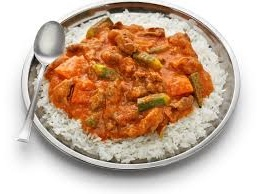
#> input picture test/mafen_Flipped.jpeg, 259 x 194 px
$ python -i histogram.py   (imports and definitions only)
#> lines starting #> are read from the running program, lines starting #| are printed output that depends on the picture
import cv2 as cv
import matplotlib.pyplot as plt

def get_histogram(img_bgr):
    img_hsv = cv.cvtColor(img_bgr, cv.COLOR_BGR2HSV)
    img_lab = cv.cvtColor(img_bgr, cv.COLOR_BGR2LAB)

    channels_data = [
        {"label": "red", "display_color": "red", "pixels": img_bgr[:, :, 2]},
        {"label": "green", "display_color": "green", "pixels": img_bgr[:, :, 1]},
        {"label": "blue", "display_color": "blue", "pixels": img_bgr[:, :, 0]},
        {"label": "lightness", "display_color": "darkgray", "pixels": img_lab[:, :, 0]},
        {"label": "green-magenta", "display_color": "pink", "pixels": img_lab[:, :, 1]},
        {"label": "blue-yellow", "display_color": "yellow", "pixels": img_lab[:, :, 2]},
        {"label": "hue", "display_color": "purple", "pixels": img_hsv[:, :, 0]},
        {"label": "saturation", "display_color": "cyan", "pixels": img_hsv[:, :, 1]},
        {"label": "value", "display_color": "orange", "pixels": img_hsv[:, :, 2]},
    ]

    plt.figure(figsize=(8, 6))
    plt.style.use('seaborn-v0_8-darkgrid')
    plt.title("Color Channel Histogram", fontsize=16, fontweight='bold')
    plt.xlabel("Pixel Intensity", fontsize=14)
    plt.ylabel("Proportion of pixels (%)", fontsize=14)
    # plt.xlim([0, 256])
    plt.grid(True, alpha=1)

    for channel in channels_data:

        hist = cv.calcHist(
            images=[channel['pixels']],
            channels=[0],
            mask=None,
            histSize=[256],
            ranges=[0, 256],
        )

        hist = (hist / hist.sum()) * 100
        plt.plot(hist, color=channel['display_color'], label=channel['label'])

    plt.legend(title="Color Channel", loc="upper right")

    return plt

>>> import cv2
>>> picture = cv2.imread('../../test/mafen_Flipped.jpeg')
#> picture is the input picture: shape (194, 259, 3); mean B, G, R 154.6, 175.3, 203
>>> result = get_histogram(picture)
#> in get_histogram, `img_hsv = cv.cvtColor(img_bgr, cv.COLOR_BGR2HSV)`: img_hsv: shape (194, 259, 3); mean H, S, V 15.4, 70.8, 203.1
#> in get_histogram, `img_lab = cv.cvtColor(img_bgr, cv.COLOR_BGR2LAB)`: img_lab: shape (194, 259, 3); mean of channels 0, 1, 2 187.5, 137.3, 143.8
#> the loop in get_histogram, `for channel in channels_data: ` made 9 passes
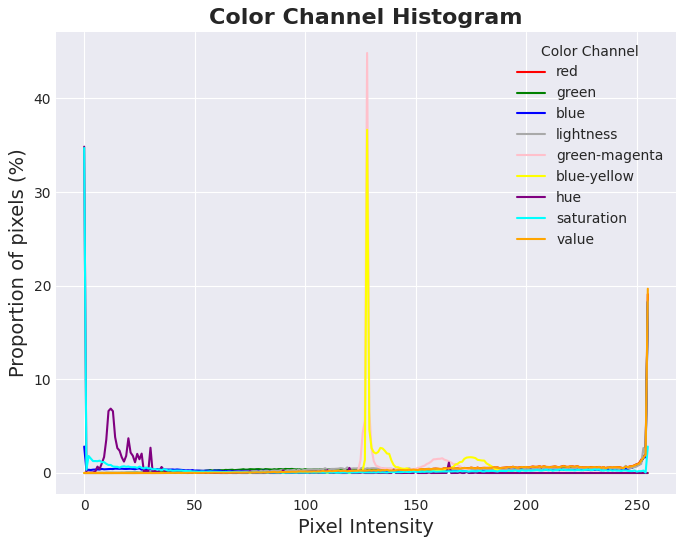
#> figure drawn by matplotlib, 1 panel; curve peaks at x = 255, y = 19.1; curve peaks at x = 255, y = 18.27; curve peaks at x = 255, y = 18.29

$ run again, on test/mafen_Gaussian.jpeg
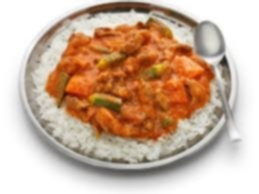
#> input picture test/mafen_Gaussian.jpeg, 259 x 194 px
#> picture is the input picture: shape (194, 259, 3); mean B, G, R 154.3, 175.3, 203
#> img_hsv: shape (194, 259, 3); mean H, S, V 14.2, 70, 203.1
#> img_lab: shape (194, 259, 3); mean of channels 0, 1, 2 187.7, 137.3, 144
#> the loop in get_histogram, `for channel in channels_data: ` made 9 passes
#> `result = get_histogram(picture)`:
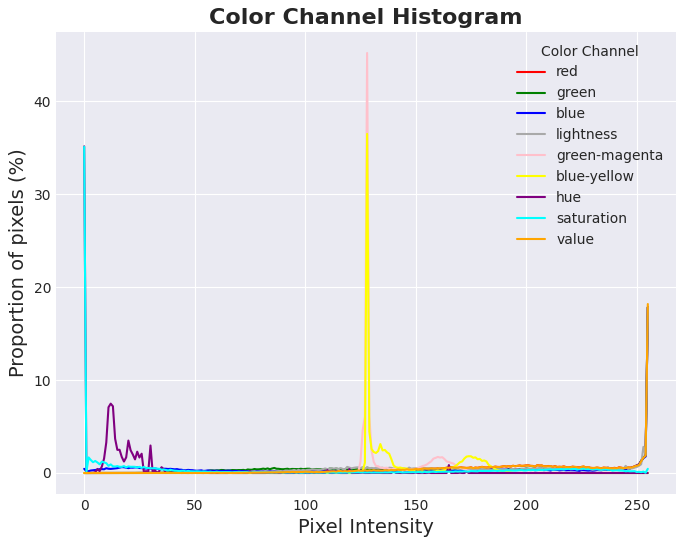
#> figure drawn by matplotlib, 1 panel; curve peaks at x = 255, y = 17.83; curve peaks at x = 255, y = 17.82; curve peaks at x = 255, y = 17.82
